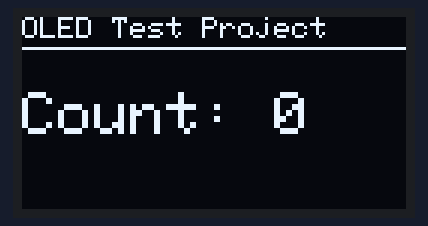
Simulated run of this sketch. Board: Arduino Uno, built with avr-gcc and run on an emulated ATmega328P. Shown: 128×64 one-colour display.

Above: at 0.1 s.
At 4.2 s:
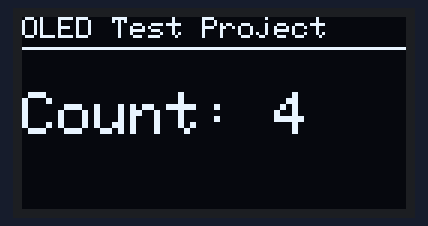
At 9.4 s:
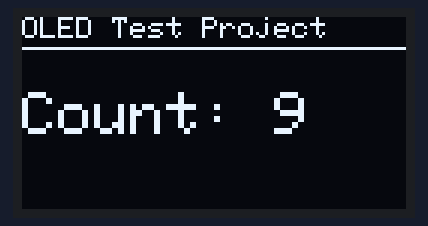
At 18.6 s:
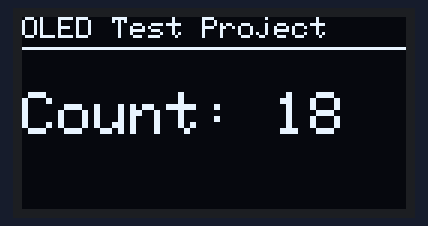
At 27.9 s:
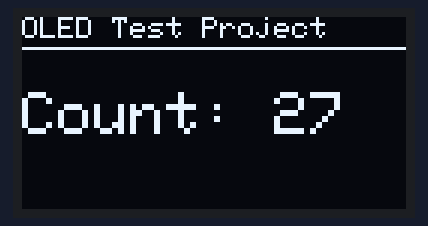
At 38.2 s:
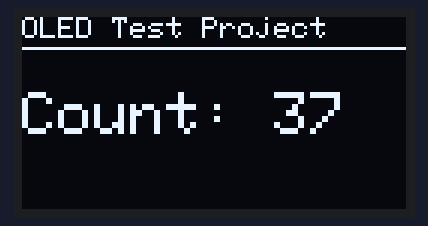

Measured:
- what the display in image 1 shows lasts 1.0 s, from 4.2 s to 5.2 s

The sketch:

oled_test.ino
```cpp
#include <Wire.h>
#include <Adafruit_GFX.h>
#include <Adafruit_SSD1306.h>

#define SCREEN_WIDTH 128
#define SCREEN_HEIGHT 64
#define OLED_RESET -1
Adafruit_SSD1306 display (SCREEN_WIDTH, SCREEN_HEIGHT, &Wire, OLED_RESET);
int counter = 0;

void setup() {
  Serial.begin(115200);
  if (!display.begin(SSD1306_SWITCHCAPVCC, 0x3C)) {
    Serial.println("SSD1306 allocation failed");
    for (;;);
  }
  display.clearDisplay();
  display.setTextColor(WHITE);
}

void loop() {
  display.clearDisplay();
  display.setTextSize(1);
  display.setCursor(0, 0);
  display.println("OLED Test Project");
  display.drawLine(0, 10, 128, 10, WHITE);

  display.setTextSize(2);
  display.setCursor(0, 25);
  display.print("Count: ");
  display.print(counter++);
  display.display();

  delay(1000);
}
```
